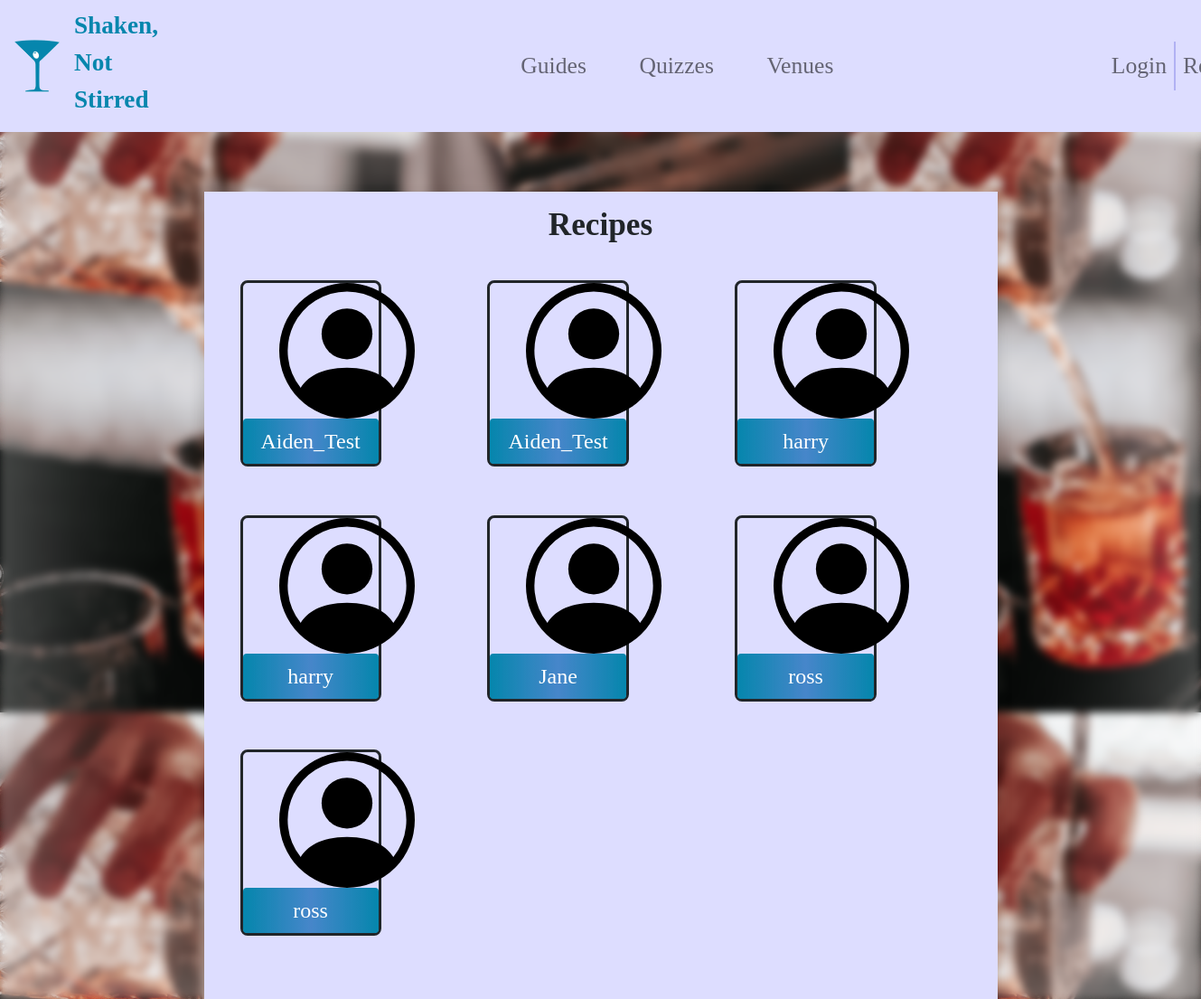
/UserDetails.php, run on the app's committed database.
### tables this page shows
CREATE TABLE `user` (
  `username` varchar(50) NOT NULL,
  `gender` varchar(6) NOT NULL,
  `email` varchar(50) NOT NULL,
  `password` varchar(255) NOT NULL,
  `security_question` varchar(50) NOT NULL,
  `security_answer` varchar(30) NOT NULL
);

### UserDetails.php (the view, shortened to what this page needs)
<?php
require_once "phpconnect.php";
$sql = mysqli_query($conn, "Select distinct u.username, u.gender, u.email, q.title, qt.score, qt.date From user u Inner join quiz_taken qt on u.username = qt.username Inner join quiz q on q.quiz_id = qt.quiz_id");
?>
<!DOCTYPE html>
<html>
<head>
    <link rel="stylesheet" href="https://cdn.jsdelivr.net/npm/bootstrap@4.0.0/dist/css/bootstrap.min.css"
>
    <link rel="stylesheet" type="text/css" href="style.css" />
    <link rel="stylesheet" href="https://cdn.jsdelivr.net/npm/bootstrap@5.0.0-beta1/dist/css/bootstrap.min.css" />
</head>
<body>
    <header>
        <?php
        include 'Header.php';
        ?>
    </header>
    <div class="row justify-content-center mt-5">
        <div class="col-lg-6 col-lg-8 col-sm-10">
            <div class="content shadow">
                <div class="card-title text-center">
                    <h2 class="p-3">Recipes</h2>
                </div>
                <div class="card-body">
                    <div class="container">
                        <div class="row">
                            <?php while ($row = mysqli_fetch_array($sql)) { ?>
                                <div class="col-md-4">
                                    <div class="itemList">
                                    <?php echo '<img src="Icons/person-circle.svg" height="150rem" width="230rem" alt="User Account"</p>';?>
                                        <button type="button" class="btn btn-block login" id="<?php echo $row['username']?>" data-toggle="modal" data-target="#<?php echo($row['username'].'Modal') ?>"><?php echo $row["username"]?></button>
                                    </div>
                                </div>
                            <?php } ?>
                        </div>
                    </div>
                </div>
            </div>
        </div>
    </div>
</body>

### style.css (style rules this page uses)
body { background-attachment: fixed; background-image: url("Icons/background.png"); }
body:before { content: ''; position: fixed; top: 0; left: 0; right: 0; bottom: 0; box-shadow: inset 0 0 12.5rem rgba(255, 255, 255, .5); filter: blur(0.3rem); background: inherit; }
.login { background-color: #0686AD !important; background-image: linear-gradient(to right, #0686AD, #8686e780, #0686AD); color: white !important; font-size: 150% !important; }
.card-title h2 { font-family: "Goudy Bookletter 1911"; font-size: 2.2rem !important; font-weight: bold; }
.itemList { font-family: "Goudy Bookletter 1911"; border-style: solid; border-radius: 0.5rem; margin-bottom: 8%; }
.col-md-4 { display: grid !important; grid-template-columns: 62.5% 62.5% 62.5% !important; grid-gap: 6% 6% !important; padding-bottom: 5% !important; }
.content { margin: 2% auto auto auto !important; display: block !important; background-color: #ddddff !important; }

### data on the page
user: username "Aiden_Test"
user: username "harry"
user: username "Jane"
user: username "ross"
